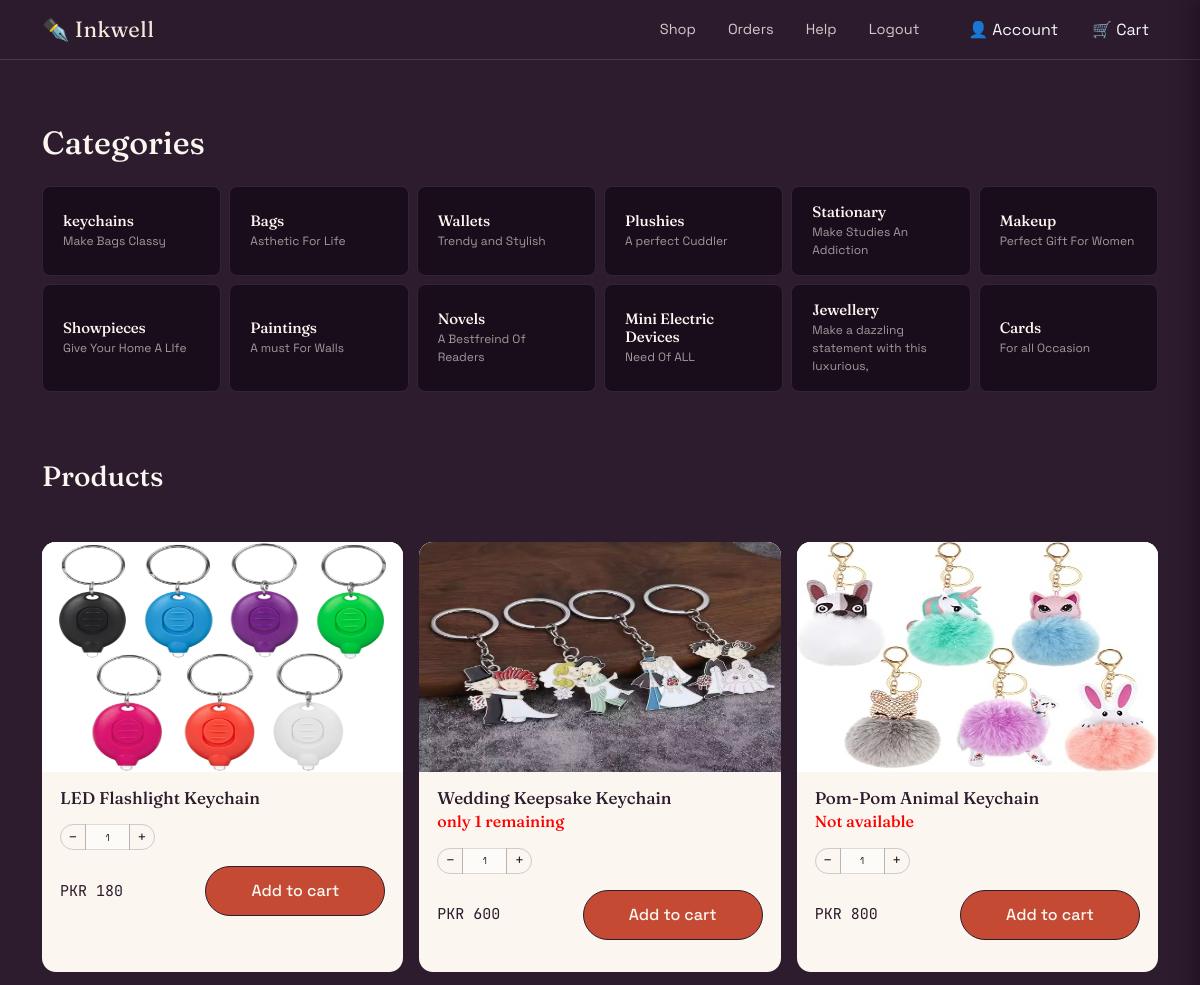
Before: /stationaryshop/product.php?cat_id=1 (upper part) with the older database file.
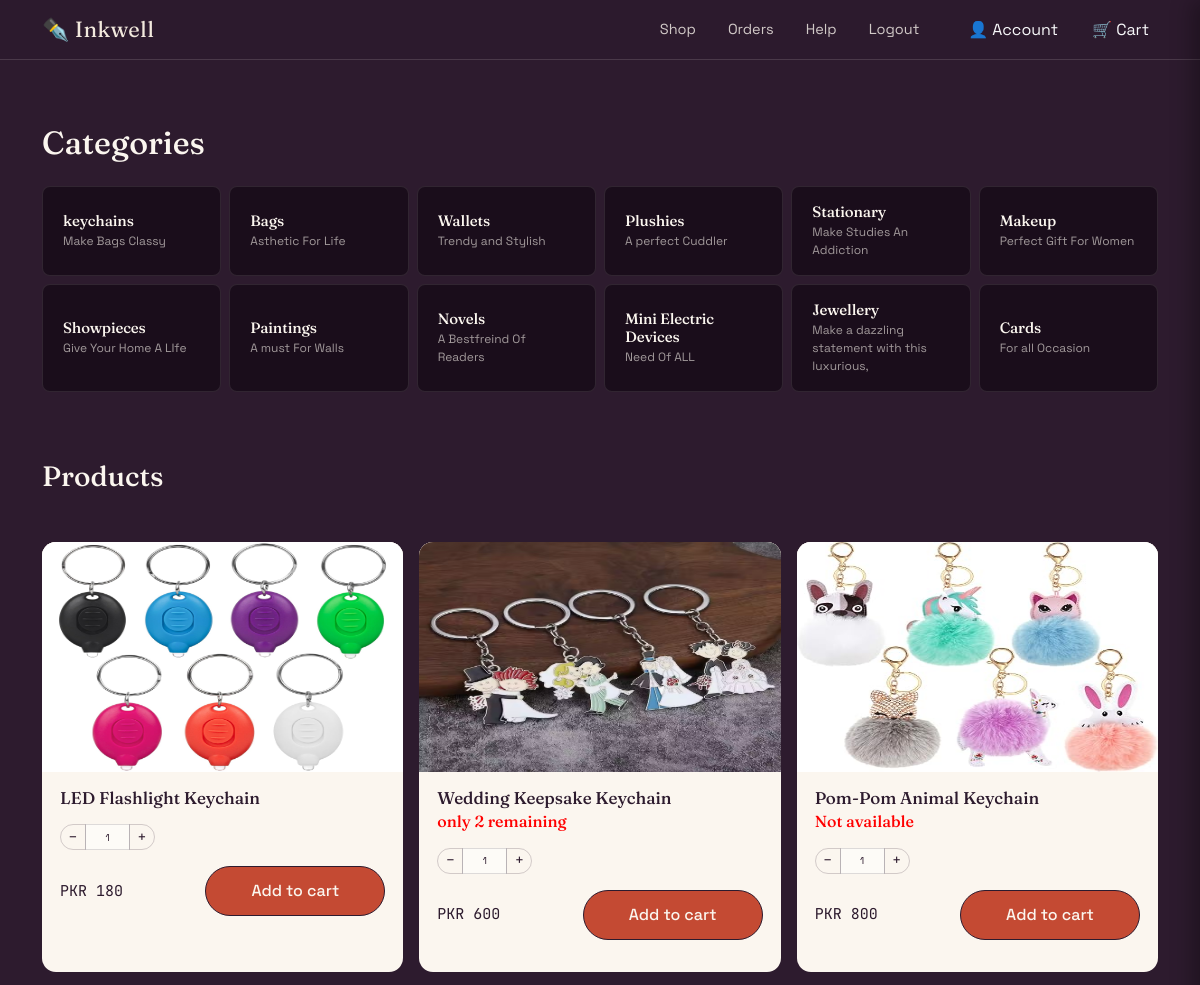
After: the same page with the newer database file.
### tables this page shows
CREATE TABLE `products` (
  `id` int(11) NOT NULL,
  `Product_code` char(2) DEFAULT NULL,
  `Product_number` char(5) DEFAULT NULL,
  `Product_ID` char(7) DEFAULT NULL,
  `Product_name` varchar(100) DEFAULT NULL,
  `Description` text DEFAULT NULL,
  `quantity` bigint(100) NOT NULL,
  `Price` int(11) DEFAULT NULL,
  `category_Id` int(11) DEFAULT NULL,
  `Image` varchar(100) NOT NULL
);

### stationaryshop/product.php (the view, shortened to what this page needs)
<?php
include('navbar.php');?>
  <section class="categories-section">
        <div class="container-lg">
            <h2 class="mb-4">Categories</h2>
            <div class="row g-2">
                <?php
                $fetch_cat = mysqli_query($con, "SELECT * FROM `categories`");
                while ($all_cat = mysqli_fetch_array($fetch_cat)) {
                ?>
                    <div class="col-lg-2 col-md-4">
                        <div class="category-tile">
                            <a href="?cat_id=<?php echo $all_cat[0] ?>" class="text-decoration-none text-reset">
                            <h5>
                                <?php echo $all_cat[1] ?></h5>
                            <p><?php echo $all_cat[3] ?></p>
                            </a>
                        </div>
                    </div>
                <?php } ?>
            </div>
        </div>
    </section>
    <section style="padding: 48px 0;">
        <div class="container-lg">
            <h3 class="mb-5">Products</h3>
            <div class="row g-3 ">
            <?php
            if(isset($_GET['cat_id'])){
                $catid=$_GET['cat_id'];
                $pro_fetch=mysqli_query($con,"SELECT * FROM `products` WHERE category_Id =$catid");}
                else{$pro_fetch=mysqli_query($con,"SELECT * FROM `products`");}
                while($allpro=mysqli_fetch_array($pro_fetch)){
             ?>
     <div class="col-md-4">
            <div class="gift-card" style="height: 430px;">
                <div class="card-img-top" style="font-size: 50px; text-align: center;">
                    <img src="../admin-pannel/img/<?php echo $allpro[9] ?>" height="100%" width="100%" alt="">
                </div>
                <div class="card-body">
                    <h5 class="card-title">
                        <a href="productdetail.php?proid=<?php echo $allpro[0] ?>" class="text-decoration-none text-reset">
                            <?php echo $allpro[4]; ?>
                        </a>
                    </h5>
                    <h6 style="color: red;"><?php if($allpro[6]==0){
                                       echo "Not available";}elseif($allpro[6]<=3){echo"only $allpro[6] remaining"; }?></h6>
                    <form action="" method="post">
                        <div class="input-group qty-group mt-3">
                            <button class="btn btn-sm qty-btn" type="button" onclick="decreaseQty(this)">−</button>
                            <input type="text" class="form-control form-control-sm text-center qty-input p-0" value="1" readonly>
                            <button class="btn btn-sm qty-btn" type="button" onclick="increaseQty(this)">+</button>
                        </div>
                        <div class="mt-3 d-flex justify-content-between align-items-center">
                            <span class="card-price">PKR <?php echo $allpro[7];?></span>
                            <?php if($allpro[6]==0){ ?>
                                        <button class="btn btn-primary" style="width: 180px; background-color:#C44A33" onclick="alert('Not Available Currently');">Add to cart</button>
                                        <?Php
                                        } else{?>
                                        <button class="btn btn-primary" style="width: 180px; background-color:#C44A33" name="addtocart" type="submit">Add to cart</button>
                                         <?Php
                                        } ?>
                        </div>
                    </form>
                </div>
            </div>
        </div>
        <?php } ?>
    </section>

Changed rows visible on the page:
changed products "Wedding Keepsake Keychain": quantity "1" → "2"
